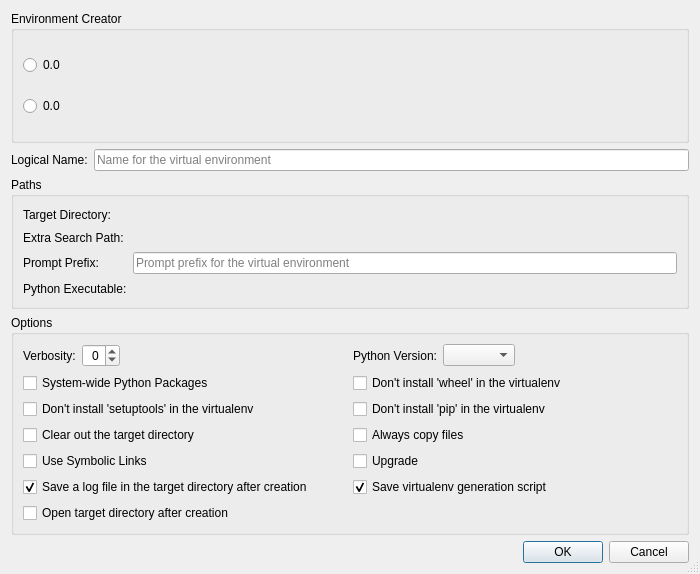
<?xml version="1.0" encoding="UTF-8"?>
<ui version="4.0">
 <class>VirtualenvConfigurationDialog</class>
 <widget class="QDialog" name="VirtualenvConfigurationDialog">
  <property name="geometry">
   <rect>
    <x>0</x>
    <y>0</y>
    <width>700</width>
    <height>574</height>
   </rect>
  </property>
  <property name="windowTitle">
   <string>Virtual Environment Configuration</string>
  </property>
  <property name="sizeGripEnabled">
   <bool>true</bool>
  </property>
  <layout class="QVBoxLayout" name="verticalLayout">
   <item>
    <widget class="QGroupBox" name="groupBox_3">
     <property name="title">
      <string>Environment Creator</string>
     </property>
     <layout class="QGridLayout" name="gridLayout_3">
      <item row="1" column="0">
       <widget class="QRadioButton" name="pyvenvButton">
        <property name="toolTip">
         <string>Select to use 'python -m venv'</string>
        </property>
        <property name="text">
         <string notr="true">0.0</string>
        </property>
       </widget>
      </item>
      <item row="0" column="1">
       <spacer name="horizontalSpacer_2">
        <property name="orientation">
         <enum>Qt::Orientation::Horizontal</enum>
        </property>
        <property name="sizeHint" stdset="0">
         <size>
          <width>40</width>
          <height>20</height>
         </size>
        </property>
       </spacer>
      </item>
      <item row="0" column="0">
       <widget class="QRadioButton" name="virtualenvButton">
        <property name="toolTip">
         <string>Select to use 'virtualenv'</string>
        </property>
        <property name="text">
         <string notr="true">0.0</string>
        </property>
       </widget>
      </item>
     </layout>
    </widget>
   </item>
   <item>
    <layout class="QHBoxLayout" name="horizontalLayout_2">
     <item>
      <widget class="QLabel" name="label_2">
       <property name="text">
        <string>Logical Name:</string>
       </property>
      </widget>
     </item>
     <item>
      <widget class="QLineEdit" name="nameEdit">
       <property name="toolTip">
        <string>Enter a unique name for the virtual environment</string>
       </property>
       <property name="placeholderText">
        <string>Name for the virtual environment</string>
       </property>
       <property name="clearButtonEnabled">
        <bool>true</bool>
       </property>
      </widget>
     </item>
    </layout>
   </item>
   <item>
    <widget class="QGroupBox" name="groupBox">
     <property name="title">
      <string>Paths</string>
     </property>
     <layout class="QGridLayout" name="gridLayout">
      <item row="0" column="0">
       <widget class="QLabel" name="label">
        <property name="text">
         <string>Target Directory:</string>
        </property>
       </widget>
      </item>
      <item row="0" column="1">
       <widget class="EricPathPicker" name="targetDirectoryPicker" native="true">
        <property name="sizePolicy">
         <sizepolicy hsizetype="Expanding" vsizetype="Preferred">
          <horstretch>0</horstretch>
          <verstretch>0</verstretch>
         </sizepolicy>
        </property>
        <property name="focusPolicy">
         <enum>Qt::FocusPolicy::WheelFocus</enum>
        </property>
        <property name="toolTip">
         <string>Enter the target directory for the virtual environment</string>
        </property>
       </widget>
      </item>
      <item row="1" column="0">
       <widget class="QLabel" name="extraSearchPathLabel">
        <property name="text">
         <string>Extra Search Path:</string>
        </property>
       </widget>
      </item>
      <item row="1" column="1">
       <widget class="EricPathPicker" name="extraSearchPathPicker" native="true">
        <property name="sizePolicy">
         <sizepolicy hsizetype="Expanding" vsizetype="Preferred">
          <horstretch>0</horstretch>
          <verstretch>0</verstretch>
         </sizepolicy>
        </property>
        <property name="focusPolicy">
         <enum>Qt::FocusPolicy::WheelFocus</enum>
        </property>
        <property name="toolTip">
         <string>Enter the extra search path to look for setuptools/pip</string>
        </property>
       </widget>
      </item>
      <item row="2" column="0">
       <widget class="QLabel" name="promptPrefixLabel">
        <property name="text">
         <string>Prompt Prefix:</string>
        </property>
       </widget>
      </item>
      <item row="2" column="1">
       <widget class="QLineEdit" name="promptPrefixEdit">
        <property name="toolTip">
         <string>Enter the prompt prefix for the virtual environment</string>
        </property>
        <property name="placeholderText">
         <string>Prompt prefix for the virtual environment</string>
        </property>
        <property name="clearButtonEnabled">
         <bool>true</bool>
        </property>
       </widget>
      </item>
      <item row="3" column="0">
       <widget class="QLabel" name="label_5">
        <property name="text">
         <string>Python Executable:</string>
        </property>
       </widget>
      </item>
      <item row="3" column="1">
       <widget class="EricPathPicker" name="pythonExecPicker" native="true">
        <property name="sizePolicy">
         <sizepolicy hsizetype="Expanding" vsizetype="Preferred">
          <horstretch>0</horstretch>
          <verstretch>0</verstretch>
         </sizepolicy>
        </property>
        <property name="focusPolicy">
         <enum>Qt::FocusPolicy::WheelFocus</enum>
        </property>
        <property name="toolTip">
         <string>Enter the Python interpreter for the virtual environment</string>
        </property>
       </widget>
      </item>
     </layout>
    </widget>
   </item>
   <item>
    <widget class="QGroupBox" name="groupBox_2">
     <property name="title">
      <string>Options</string>
     </property>
     <layout class="QGridLayout" name="gridLayout_2">
      <item row="0" column="0">
       <layout class="QHBoxLayout" name="horizontalLayout_3">
        <item>
         <widget class="QLabel" name="verbosityLabel">
          <property name="text">
           <string>Verbosity:</string>
          </property>
         </widget>
        </item>
        <item>
         <widget class="QSpinBox" name="verbositySpinBox">
          <property name="toolTip">
           <string>Select the verbosity (-1: quiet, 0: normal, 1: verbose)</string>
          </property>
          <property name="alignment">
           <set>Qt::AlignmentFlag::AlignRight|Qt::AlignmentFlag::AlignTrailing|Qt::AlignmentFlag::AlignVCenter</set>
          </property>
          <property name="minimum">
           <number>-1</number>
          </property>
          <property name="maximum">
           <number>1</number>
          </property>
         </widget>
        </item>
        <item>
         <spacer name="horizontalSpacer_3">
          <property name="orientation">
           <enum>Qt::Orientation::Horizontal</enum>
          </property>
          <property name="sizeHint" stdset="0">
           <size>
            <width>40</width>
            <height>20</height>
           </size>
          </property>
         </spacer>
        </item>
       </layout>
      </item>
      <item row="0" column="1">
       <layout class="QHBoxLayout" name="horizontalLayout">
        <item>
         <widget class="QLabel" name="versionLabel">
          <property name="text">
           <string>Python Version:</string>
          </property>
         </widget>
        </item>
        <item>
         <widget class="QComboBox" name="versionComboBox">
          <property name="toolTip">
           <string>Select the Python version (empty for current)</string>
          </property>
         </widget>
        </item>
        <item>
         <spacer name="horizontalSpacer">
          <property name="orientation">
           <enum>Qt::Orientation::Horizontal</enum>
          </property>
          <property name="sizeHint" stdset="0">
           <size>
            <width>40</width>
            <height>20</height>
           </size>
          </property>
         </spacer>
        </item>
       </layout>
      </item>
      <item row="1" column="0">
       <widget class="QCheckBox" name="systemCheckBox">
        <property name="toolTip">
         <string>Select to give the virtualenv access to the global site-packages</string>
        </property>
        <property name="text">
         <string>System-wide Python Packages</string>
        </property>
       </widget>
      </item>
      <item row="1" column="1">
       <widget class="QCheckBox" name="noWheelCheckBox">
        <property name="toolTip">
         <string>Select to not install 'wheel' in the new virtualenv</string>
        </property>
        <property name="text">
         <string>Don't install 'wheel' in the virtualenv</string>
        </property>
       </widget>
      </item>
      <item row="2" column="0">
       <widget class="QCheckBox" name="noSetuptoolsCheckBox">
        <property name="toolTip">
         <string>Select to not install 'setuptools' in the new virtualenv</string>
        </property>
        <property name="text">
         <string>Don't install 'setuptools' in the virtualenv</string>
        </property>
       </widget>
      </item>
      <item row="2" column="1">
       <widget class="QCheckBox" name="noPipCcheckBox">
        <property name="toolTip">
         <string>Select to not install 'pip' in the new virtualenv</string>
        </property>
        <property name="text">
         <string>Don't install 'pip' in the virtualenv</string>
        </property>
       </widget>
      </item>
      <item row="3" column="0">
       <widget class="QCheckBox" name="clearCheckBox">
        <property name="toolTip">
         <string>Select to clear the target first</string>
        </property>
        <property name="text">
         <string>Clear out the target directory</string>
        </property>
       </widget>
      </item>
      <item row="3" column="1">
       <widget class="QCheckBox" name="copyCheckBox">
        <property name="toolTip">
         <string>Select to always copy files rather than symlinking</string>
        </property>
        <property name="text">
         <string>Always copy files</string>
        </property>
       </widget>
      </item>
      <item row="4" column="0">
       <widget class="QCheckBox" name="symlinkCheckBox">
        <property name="toolTip">
         <string>Select to use symlinks instead of copies</string>
        </property>
        <property name="text">
         <string>Use Symbolic Links</string>
        </property>
       </widget>
      </item>
      <item row="4" column="1">
       <widget class="QCheckBox" name="upgradeCheckBox">
        <property name="toolTip">
         <string>Select to upgrade a virtual environment</string>
        </property>
        <property name="text">
         <string>Upgrade</string>
        </property>
       </widget>
      </item>
      <item row="5" column="0">
       <widget class="QCheckBox" name="logCheckBox">
        <property name="toolTip">
         <string>Select to generate a log file in the target directory</string>
        </property>
        <property name="text">
         <string>Save a log file in the target directory after creation</string>
        </property>
        <property name="checked">
         <bool>true</bool>
        </property>
       </widget>
      </item>
      <item row="5" column="1">
       <widget class="QCheckBox" name="scriptCheckBox">
        <property name="toolTip">
         <string>Select to write a shell script/batch file to regenerate the virtualenv</string>
        </property>
        <property name="text">
         <string>Save virtualenv generation script</string>
        </property>
        <property name="checked">
         <bool>true</bool>
        </property>
       </widget>
      </item>
      <item row="6" column="0">
       <widget class="QCheckBox" name="openCheckBox">
        <property name="toolTip">
         <string>Open the newly created virtualenv in a file manager window</string>
        </property>
        <property name="text">
         <string>Open target directory after creation</string>
        </property>
       </widget>
      </item>
     </layout>
    </widget>
   </item>
   <item>
    <widget class="QDialogButtonBox" name="buttonBox">
     <property name="orientation">
      <enum>Qt::Orientation::Horizontal</enum>
     </property>
     <property name="standardButtons">
      <set>QDialogButtonBox::StandardButton::Cancel|QDialogButtonBox::StandardButton::Ok</set>
     </property>
    </widget>
   </item>
  </layout>
 </widget>
 <customwidgets>
  <customwidget>
   <class>EricPathPicker</class>
   <extends>QWidget</extends>
   <header>eric7/EricWidgets/EricPathPicker.h</header>
   <container>1</container>
  </customwidget>
 </customwidgets>
 <tabstops>
  <tabstop>virtualenvButton</tabstop>
  <tabstop>pyvenvButton</tabstop>
  <tabstop>nameEdit</tabstop>
  <tabstop>targetDirectoryPicker</tabstop>
  <tabstop>extraSearchPathPicker</tabstop>
  <tabstop>promptPrefixEdit</tabstop>
  <tabstop>pythonExecPicker</tabstop>
  <tabstop>verbositySpinBox</tabstop>
  <tabstop>versionComboBox</tabstop>
  <tabstop>systemCheckBox</tabstop>
  <tabstop>noWheelCheckBox</tabstop>
  <tabstop>noSetuptoolsCheckBox</tabstop>
  <tabstop>noPipCcheckBox</tabstop>
  <tabstop>clearCheckBox</tabstop>
  <tabstop>copyCheckBox</tabstop>
  <tabstop>symlinkCheckBox</tabstop>
  <tabstop>upgradeCheckBox</tabstop>
  <tabstop>logCheckBox</tabstop>
  <tabstop>scriptCheckBox</tabstop>
  <tabstop>openCheckBox</tabstop>
 </tabstops>
 <resources/>
 <connections>
  <connection>
   <sender>buttonBox</sender>
   <signal>accepted()</signal>
   <receiver>VirtualenvConfigurationDialog</receiver>
   <slot>accept()</slot>
   <hints>
    <hint type="sourcelabel">
     <x>257</x>
     <y>644</y>
    </hint>
    <hint type="destinationlabel">
     <x>157</x>
     <y>274</y>
    </hint>
   </hints>
  </connection>
  <connection>
   <sender>buttonBox</sender>
   <signal>rejected()</signal>
   <receiver>VirtualenvConfigurationDialog</receiver>
   <slot>reject()</slot>
   <hints>
    <hint type="sourcelabel">
     <x>325</x>
     <y>644</y>
    </hint>
    <hint type="destinationlabel">
     <x>286</x>
     <y>274</y>
    </hint>
   </hints>
  </connection>
 </connections>
</ui>
